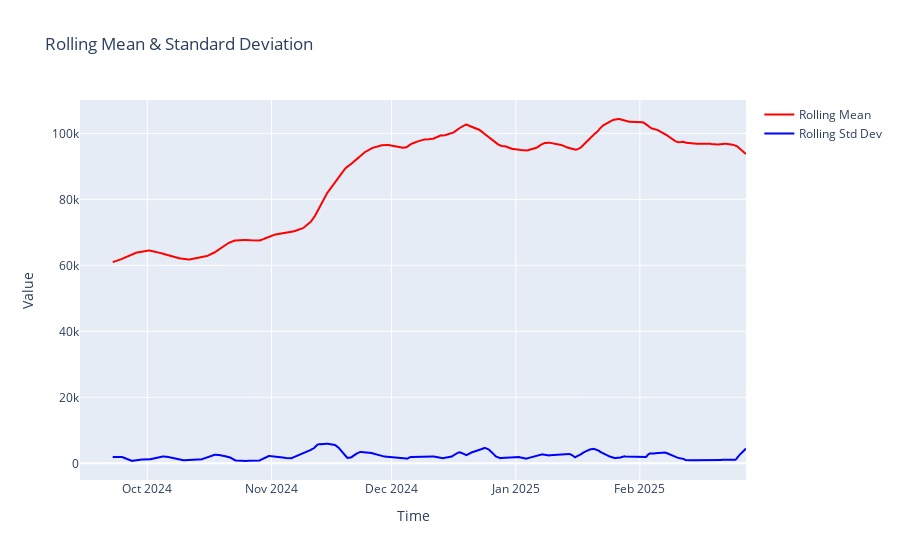

Write notebook code for a chart like this one.
### Code cell
# Rolling Mean & Standard Deviation
def plot_rolling_stats(series, window=50):
    fig = go.Figure()
    fig.add_trace(go.Scatter(x=series.index, y=series.rolling(window).mean(), name="Rolling Mean", line=dict(color='red')))
    fig.add_trace(go.Scatter(x=series.index, y=series.rolling(window).std(), name="Rolling Std Dev", line=dict(color='blue')))
    fig.update_layout(title="Rolling Mean & Standard Deviation", xaxis_title="Time", yaxis_title="Value")
    fig.show()

plot_rolling_stats(df["close"])

### Figure 1 — Plotly figure (JSON) as saved in the notebook; plotly's stock layout.template omitted (floating-point values rounded to 4 significant figures; data arrays with more than 128 entries replaced by an {"elided": "..."} marker saying what was removed)
{"data": [{"line": {"color": "red"}, "name": "Rolling Mean", "type": "scatter", "x": {"elided": "999 str values"}, "y": {"elided": "999 float values"}}, {"line": {"color": "blue"}, "name": "Rolling Std Dev", "type": "scatter", "x": {"elided": "999 str values"}, "y": {"elided": "999 float values"}}], "layout": {"title": {"text": "Rolling Mean & Standard Deviation"}, "xaxis": {"title": {"text": "Time"}}, "yaxis": {"title": {"text": "Value"}}}}
